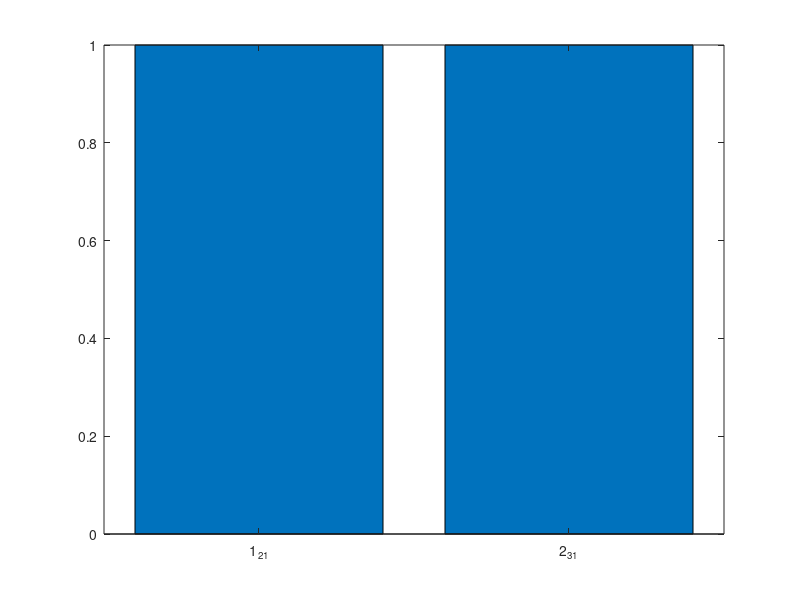
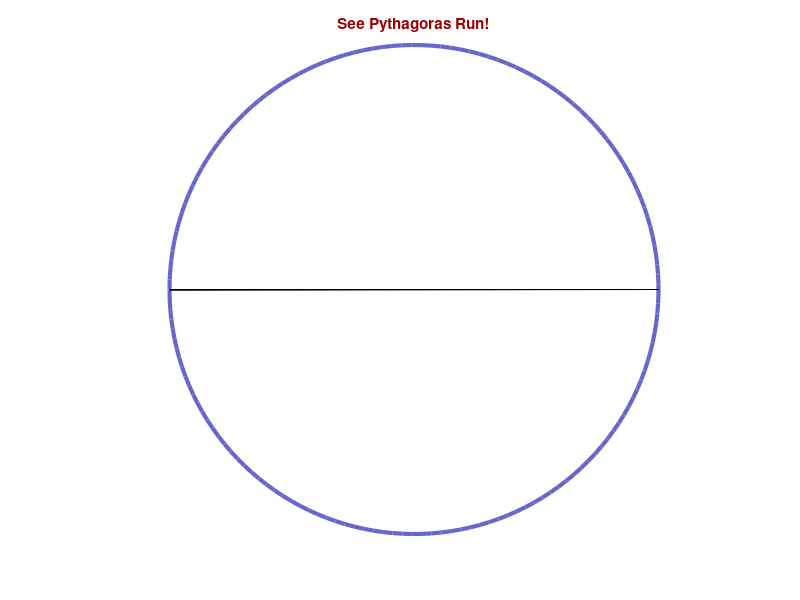

The MATLAB script that drew these images, in order:
 x=['1_2_1';'2_3_1']
  x=cellstr(x)
   y=[1 1]
    bar(y)
    set(gca,'xticklabel',x)
    
c = -pi:.04:pi;
cx = cos(c);
cy = -sin(c);
hf = figure('color','white');
axis off, axis equal
line(cx, cy, 'color', [.4 .4 .8],'LineWidth',3);
title('See Pythagoras Run!','Color',[.6 0 0])
hold on
x = [-1 0 1 -1];
y =   [0 0 0 0];
ht = area(x,y,'facecolor',[.6 0 0])
set(ht,'XDataSource','x')
set(ht,'YDataSource','y')
for j = 1:length(c)
    x(2) = cx(j);
    y(2) = cy(j);
    refreshdata(hf,'caller')
    drawnow
end